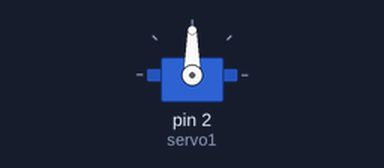
Bench run of a sketch on a simulated Arduino Uno, built with avr-gcc and run on an emulated ATmega328P. On the bench: servo.

Above: at 0.05 s.
At 3.3 s:
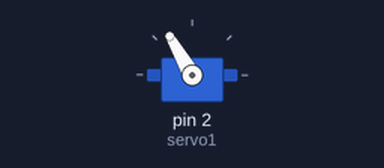
Timing chart, 0 to 7.6 s (numbered marks = the images above):
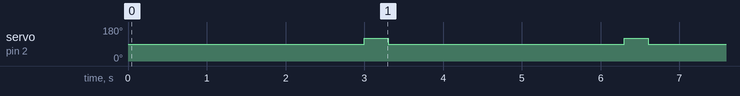

The sketch:

Servo_90.ino
```cpp
#include <Servo.h>
Servo servo1;

void setup() {
  // put your setup code here, to run once:
  servo1.attach(2);

}

void loop() {
  // put your main code here, to run repeatedly:
  servo1.write(90);
  delay(3000);

  servo1.write(120);
  delay( 300 );

}
```

Measured:
- by itself, servo on pin 2 (servo1): alternates 120° for 0.30 s and 90° for 3.0 s
